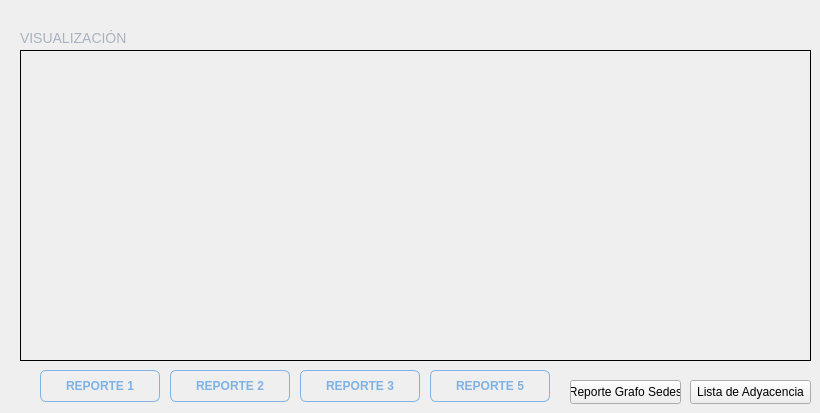
      <widget class="QWidget" name="tab_7">
       <attribute name="title">
        <string>REPORTES</string>
       </attribute>
       <widget class="QLabel" name="lblVisorReportes">
        <property name="geometry">
         <rect>
          <x>20</x>
          <y>50</y>
          <width>791</width>
          <height>311</height>
         </rect>
        </property>
        <property name="frameShape">
         <enum>QFrame::Shape::Box</enum>
        </property>
        <property name="text">
         <string/>
        </property>
        <property name="scaledContents">
         <bool>true</bool>
        </property>
       </widget>
       <widget class="QLabel" name="label_33">
        <property name="geometry">
         <rect>
          <x>20</x>
          <y>30</y>
          <width>131</width>
          <height>16</height>
         </rect>
        </property>
        <property name="styleSheet">
         <string notr="true">font-family: &quot;Montserrat &quot;;
font-size: 14px;
color: #A8B2C1;
background: transparent;
font: 900 </string>
        </property>
        <property name="text">
         <string>VISUALIZACIÓN</string>
        </property>
       </widget>
       <widget class="QPushButton" name="btnReporteAVL">
        <property name="geometry">
         <rect>
          <x>170</x>
          <y>370</y>
          <width>120</width>
          <height>32</height>
         </rect>
        </property>
        <property name="styleSheet">
         <string notr="true">QPushButton {
    background-color: transparent;
    color: #7FB2E5;
    border: 1px solid #7FB2E5;
    border-radius: 6px;
    padding: 6px 14px;
    font-family: &quot;Montserrat&quot;;
    font-weight: 600;
}
QPushButton:hover {
    background-color: #7FB2E5;
    color: #0D1321;
}
QPushButton:pressed {
    background-color: #5A94CC;
    border: 1px solid #5A94CC;
    color: #0D1321;
}</string>
        </property>
        <property name="text">
         <string>REPORTE 2</string>
        </property>
       </widget>
       <widget class="QPushButton" name="btnReporteArbolB">
        <property name="geometry">
         <rect>
          <x>300</x>
          <y>370</y>
          <width>120</width>
          <height>32</height>
         </rect>
        </property>
        <property name="styleSheet">
         <string notr="true">QPushButton {
    background-color: transparent;
    color: #7FB2E5;
    border: 1px solid #7FB2E5;
    border-radius: 6px;
    padding: 6px 14px;
    font-family: &quot;Montserrat&quot;;
    font-weight: 600;
}
QPushButton:hover {
    background-color: #7FB2E5;
    color: #0D1321;
}
QPushButton:pressed {
    background-color: #5A94CC;
    border: 1px solid #5A94CC;
    color: #0D1321;
}</string>
        </property>
        <property name="text">
         <string>REPORTE 3</string>
        </property>
       </widget>
       <widget class="QPushButton" name="btnVerRepCartelera">
        <property name="geometry">
         <rect>
          <x>40</x>
          <y>370</y>
          <width>120</width>
          <height>32</height>
         </rect>
        </property>
        <property name="styleSheet">
         <string notr="true">QPushButton {
    background-color: transparent;
    color: #7FB2E5;
    border: 1px solid #7FB2E5;
    border-radius: 6px;
    padding: 6px 14px;
    font-family: &quot;Montserrat&quot;;
    font-weight: 600;
}
QPushButton:hover {
    background-color: #7FB2E5;
    color: #0D1321;
}
QPushButton:pressed {
    background-color: #5A94CC;
    border: 1px solid #5A94CC;
    color: #0D1321;
}</string>
        </property>
        <property name="text">
         <string>REPORTE 1</string>
        </property>
       </widget>
       <widget class="QPushButton" name="btnReporteMatrizDispersa">
        <property name="geometry">
         <rect>
          <x>430</x>
          <y>370</y>
          <width>120</width>
          <height>32</height>
         </rect>
        </property>
        <property name="styleSheet">
         <string notr="true">QPushButton {
    background-color: transparent;
    color: #7FB2E5;
    border: 1px solid #7FB2E5;
    border-radius: 6px;
    padding: 6px 14px;
    font-family: &quot;Montserrat&quot;;
    font-weight: 600;
}
QPushButton:hover {
    background-color: #7FB2E5;
    color: #0D1321;
}
QPushButton:pressed {
    background-color: #5A94CC;
    border: 1px solid #5A94CC;
    color: #0D1321;
}</string>
        </property>
        <property name="text">
         <string>REPORTE 5</string>
        </property>
       </widget>
       <widget class="QPushButton" name="btnReporteGrafo">
        <property name="geometry">
         <rect>
          <x>570</x>
          <y>380</y>
          <width>111</width>
          <height>24</height>
         </rect>
        </property>
        <property name="text">
         <string>Reporte Grafo Sedes</string>
        </property>
       </widget>
       <widget class="QPushButton" name="btnReporteAdyacencia">
        <property name="geometry">
         <rect>
          <x>690</x>
          <y>380</y>
          <width>121</width>
          <height>24</height>
         </rect>
        </property>
        <property name="text">
         <string>Lista de Adyacencia</string>
        </property>
       </widget>
      </widget>
